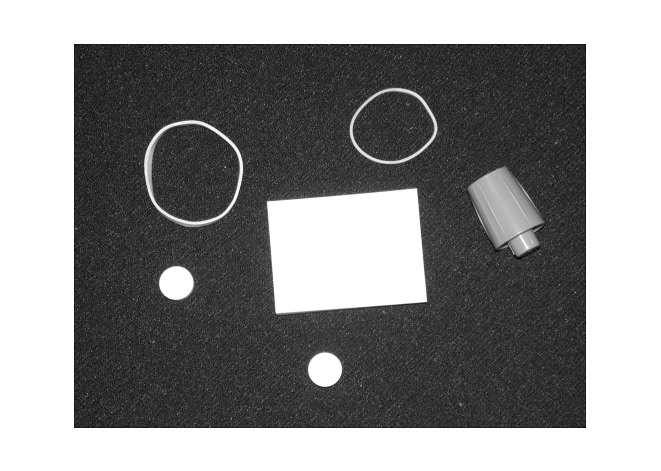
#> input picture Edge & Line Detection, Boundary Tracing/1.png, 661 x 471 px
$ python Problem1-2.py   (older library calls are emulated)
#> lines starting #> are read from the running program, lines starting #| are printed output that depends on the picture; after the words box and inside, x2 and y2 are one past the last pixel; in counts of white or black regions, pixels touching at a corner belong together
# -*- coding: utf-8 -*-
"""
Created on Mon Oct 21 03:59:20 2019

@author: yashd
"""
import matplotlib.pyplot as plt
import numpy as np
from scipy import ndimage as ndi
import cv2


def appendList(i, j, x, y):

    for m in range(len(i)):
        Boundary_list.append([x+i[m], y+j[m]])


if __name__ == "__main__":

    Boundary_list = []
    img = cv2.imread('1.png')
#> img is the input picture: shape (471, 661, 3); min 6, max 255, mean 140.8
    img2 = cv2.imread('1.png',0)
#> img2: shape (471, 661); min 6, max 255, mean 140.8
    img2_copy = img2.copy()

    height, width = img2.shape
#> height = 471; width = 661
    smoothImage = ndi.median_filter(img2, size=9)
    sobelx = cv2.Sobel(smoothImage,cv2.CV_64F,1,0,ksize=5)
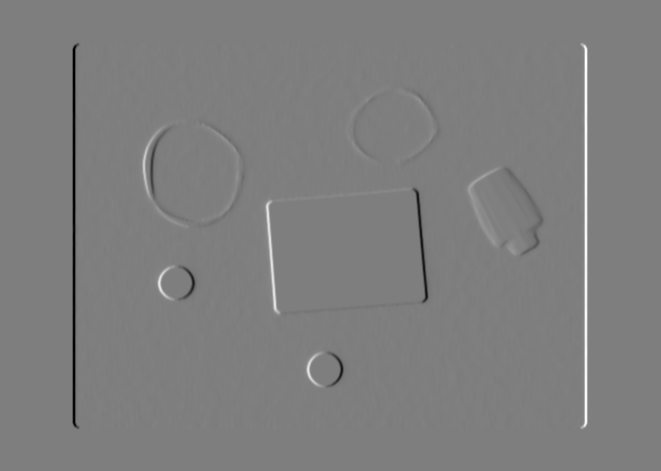
#> sobelx: shape (471, 661) float64; min -10329, max 10470, mean 0; drawn with min black and max white
    sobely = cv2.Sobel(smoothImage,cv2.CV_64F,0,1,ksize=5)
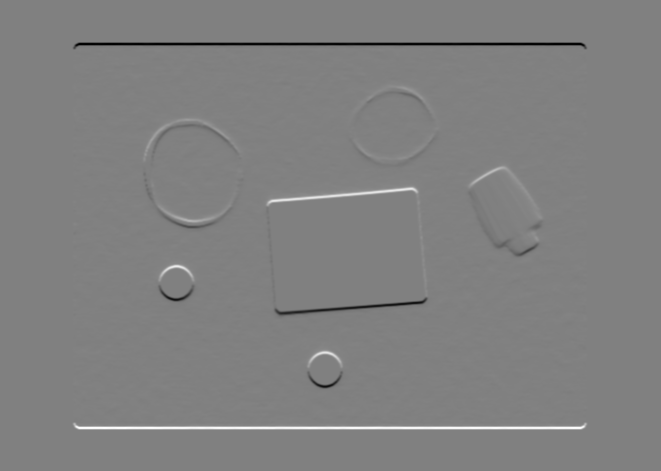
#> sobely: shape (471, 661) float64; min -10354, max 10142, mean 0; drawn with min black and max white
    magnitude =  cv2.Canny(smoothImage,100,200)
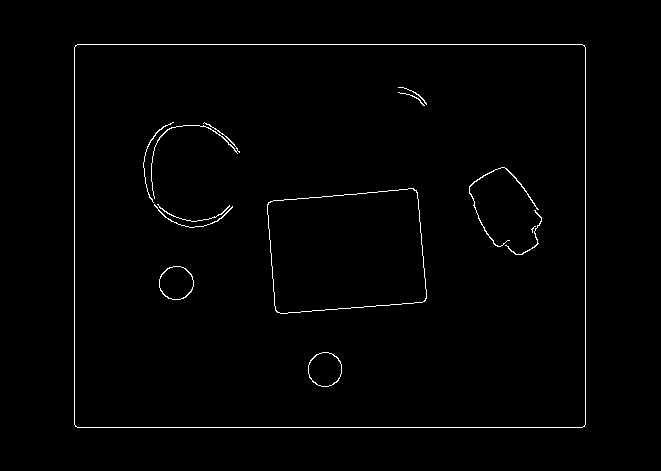
#> magnitude: shape (471, 661); 1.1% white in thin lines or dots, all inside (x1, y1, x2, y2) = (74, 44, 586, 428)

    kernel = 11

    thresh = np.mean(magnitude)
#> thresh = 2.87

    for x in range(0 ,height-kernel, kernel):
        for y in range(0 ,width-kernel, kernel):
            window = magnitude[x:x+kernel, y:y+kernel]
            max_val=np.max(window)


            i, j = np.where(window == max_val)

            window[:] = 0

            if max_val >= thresh:
                window[i, j] = 1
                appendList(i, j, x, y)

            magnitude[x:x+kernel, y:y+kernel] = window
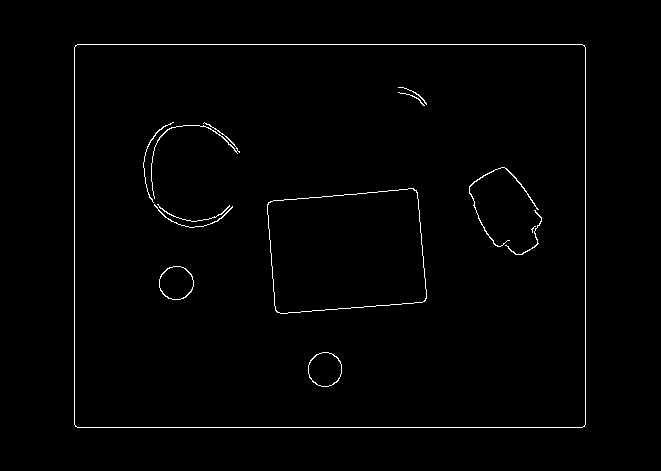
#> magnitude: shape (471, 661); values 0 (black) and 1 (white), 1.1% white in thin lines or dots, all inside (x1, y1, x2, y2) = (74, 44, 586, 428)

    Boundary_list = np.array(Boundary_list)

    fig, axs = plt.subplots()
    axs.set_title('Boundary Tracing')
    axs.imshow(img2, cmap='gray')
#> (the run stopped early here; a loop or call above may not have finished)
